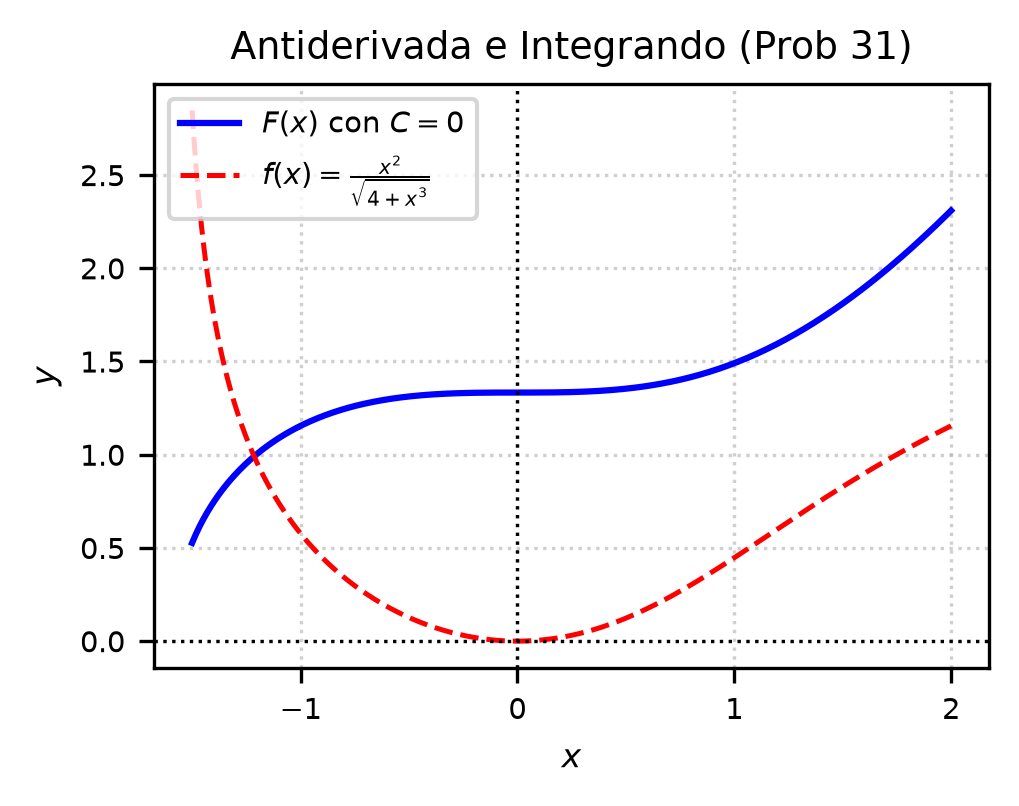

Write the Python code that produced this figure.
import matplotlib
matplotlib.use('Agg')
import numpy as np
import matplotlib.pyplot as plt

x = np.linspace(-1.5, 2.0, 400)
# F(x) con C = 0 -> (2/3)*(4 + x^3)**(1/2)
# Nota: para x en [-1.5, 2.0], 4 + x^3 es positivo (4 - 3.375 > 0)
y_F = (2.0 / 3.0) * (4.0 + x**3)**(0.5)

# Derivada / Integrando f(x)
y_f = (x**2) / np.sqrt(4.0 + x**3)

plt.figure(figsize=(3.5, 2.8))
plt.plot(x, y_F, label=r'$F(x)$ con $C=0$', color='b', linewidth=1.5)
plt.plot(x, y_f, label=r'$f(x) = \frac{x^2}{\sqrt{4+x^3}}$', color='r', linestyle='--', linewidth=1.2)

plt.title('Antiderivada e Integrando (Prob 31)', fontsize=9)
plt.xlabel('$x$', fontsize=8)
plt.ylabel('$y$', fontsize=8)
plt.axhline(0, color='black', linewidth=0.8, linestyle=':')
plt.axvline(0, color='black', linewidth=0.8, linestyle=':')
plt.grid(True, linestyle=':', alpha=0.6)
plt.legend(fontsize=7, loc='upper left')
plt.xticks(fontsize=7)
plt.yticks(fontsize=7)
plt.tight_layout()
plt.savefig(r'semana_05/graficas/SEM05_P31_grafica.png', dpi=300, bbox_inches='tight')
plt.close()
